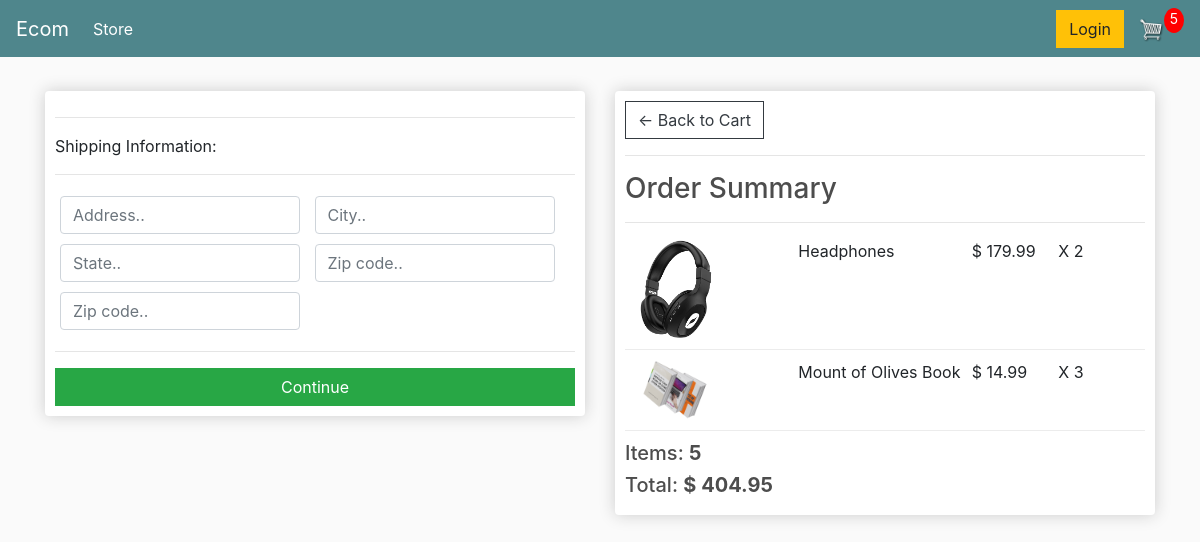
Screenshot of /checkout/ (signed in) with the database file from the repository.
### store/models.py (models this page shows, shortened)
class OrderItem(models.Model):
    product = models.ForeignKey(Product, null=True, on_delete=models.SET_NULL)
    order = models.ForeignKey(Order, null=True, on_delete=models.SET_NULL)
    quantity = models.IntegerField(default=0, null=True, blank=True)
    date_added = models.DateTimeField(auto_now_add=True)
    @property
    def get_total(self):
        total = self.product.price * self.quantity
        return total

class Product(models.Model):
    name = models.CharField(max_length=255, null=True)
    price = models.DecimalField(max_digits=7, decimal_places=2)
    digital = models.BooleanField(default=False, null=True, blank=True)
    image = models.ImageField(null=True, blank=True)
    @property
    def imageURL(self):
        try:
            url = self.image.url
        except:
            url = "static/images/no-image.png"
        return url

class Order(models.Model):
    customer = models.ForeignKey(Customer, null=True, blank=True, on_delete=models.SET_NULL)
    date_ordered = models.DateTimeField(auto_now_add=True)
    complete = models.BooleanField(default=False, null=True, blank=False)
    transaction_id = models.CharField(max_length=127, null=True)
    @property
    def shipping(self):
        shipping = False
        orderitems = self.orderitem_set.all()
        for i in orderitems:
            if i.product.digital is False:
                shipping = True
        return shipping
    @property
    def get_cart_total(self):
        orderitems = self.orderitem_set.all()
        total = sum([item.get_total for item in orderitems])
        return total
    @property
    def get_cart_items(self):
        orderitems = self.orderitem_set.all()
        total = sum([item.quantity for item in orderitems])
        return total

### store/views.py (the view)
# urls.py: path('checkout/', views.checkout, name="checkout"),
def checkout(request):
    data = cartData(request)
    cartItems = data["cartItems"]
    order = data["order"]
    items = data["items"]
    context = {"items":items, "order":order, 'cartItems':cartItems}
    return render(request, "store/checkout.html", context)

### store/utils.py (called while the page is built)
def cartData(request):
    if request.user.is_authenticated:
        customer = request.user.customer
        order, created = Order.objects.get_or_create(customer=customer, complete=False)
        items = order.orderitem_set.all()
        cartItems = order.get_cart_items
    else:
        cookieData = cookieCart(request)
        cartItems = cookieData["cartItems"]
        order = cookieData["order"]
        items = cookieData["items"]
    return {"items":items, "order":order, "cartItems":cartItems}

### store/templates/store/checkout.html (shortened to what this page needs)
{% extends 'store/main.html' %}
{% load static %}
{% block content %}
     <div class="row">
		<div class="col-lg-6">
			<div class="box-element" id="form-wrapper">
				<form id="form">
					<div id="shipping-info">
						<hr>
						<p>Shipping Information:</p>
						<hr>
						<div class="form-field">
							<input class="form-control" type="text" name="address" placeholder="Address..">
						</div>
						<div class="form-field">
							<input class="form-control" type="text" name="city" placeholder="City..">
						</div>
						<div class="form-field">
							<input class="form-control" type="text" name="state" placeholder="State..">
						</div>
						<div class="form-field">
							<input class="form-control" type="text" name="zipcode" placeholder="Zip code..">
						</div>
						<div class="form-field">
							<input class="form-control" type="text" name="country" placeholder="Zip code..">
						</div>
					</div>
					<hr>
					<input id="form-button" class="btn btn-success btn-block" type="submit" value="Continue">
				</form>
			</div>
			<br>
		</div>
		<div class="col-lg-6">
			<div class="box-element">
				<a  class="btn btn-outline-dark" href="{% url 'cart' %}">&#x2190; Back to Cart</a>
				<hr>
				<h3>Order Summary</h3>
				<hr>
				{% for item in items %}
				<div class="cart-row">
					<div style="flex:2"><img class="row-image" src="{{item.product.imageURL}}"></div>
					<div style="flex:2"><p>{{item.product.name}}</p></div>
					<div style="flex:1"><p>$ {{item.product.price|floatformat:2}}</p></div>
					<div style="flex:1"><p>X {{item.quantity}}</p></div>
				</div>
				{% endfor %}
				<h5>Items:   <strong>{{order.get_cart_items}}</strong></h5>
				<h5>Total:   <strong> $ {{order.get_cart_total|floatformat:2}}</strong></h5>
			</div>
		</div>
	</div>
{% endblock content %}

### static/css/main.css (style rules this page uses)
body { background-color: hsl(0, 0%, 98%); }
h1,h2,h3,h4,h5,h6 { color:hsl(0, 0%, 30%); }
.box-element { box-shadow:hsl(0, 0%, 80%) 0 0 16px; background-color: #fff; border-radius: 4px; padding: 10px; }
.col-lg-4, .col-lg-6, .col-lg-8, .col-lg-12 { margin-top: 10px; }
.btn { border-radius: 0; }
.row-image { width: 100px; }
.form-field { width:250px; display: inline-block; padding: 5px; }
.cart-row { display: flex; align-items: flex-stretch; padding-bottom: 10px; margin-bottom: 10px; border-bottom: 1px solid #ececec; }

### rows the page displays
OrderItem: product.imageURL (picture), product.name "Headphones", product.price "179.99", quantity "2"
OrderItem: product.imageURL (picture), product.name "Mount of Olives Book", product.price "14.99", quantity "3"
Order: get_cart_items "5", get_cart_total "404.95"

### other values shown
{{ cartItems }} "5"
